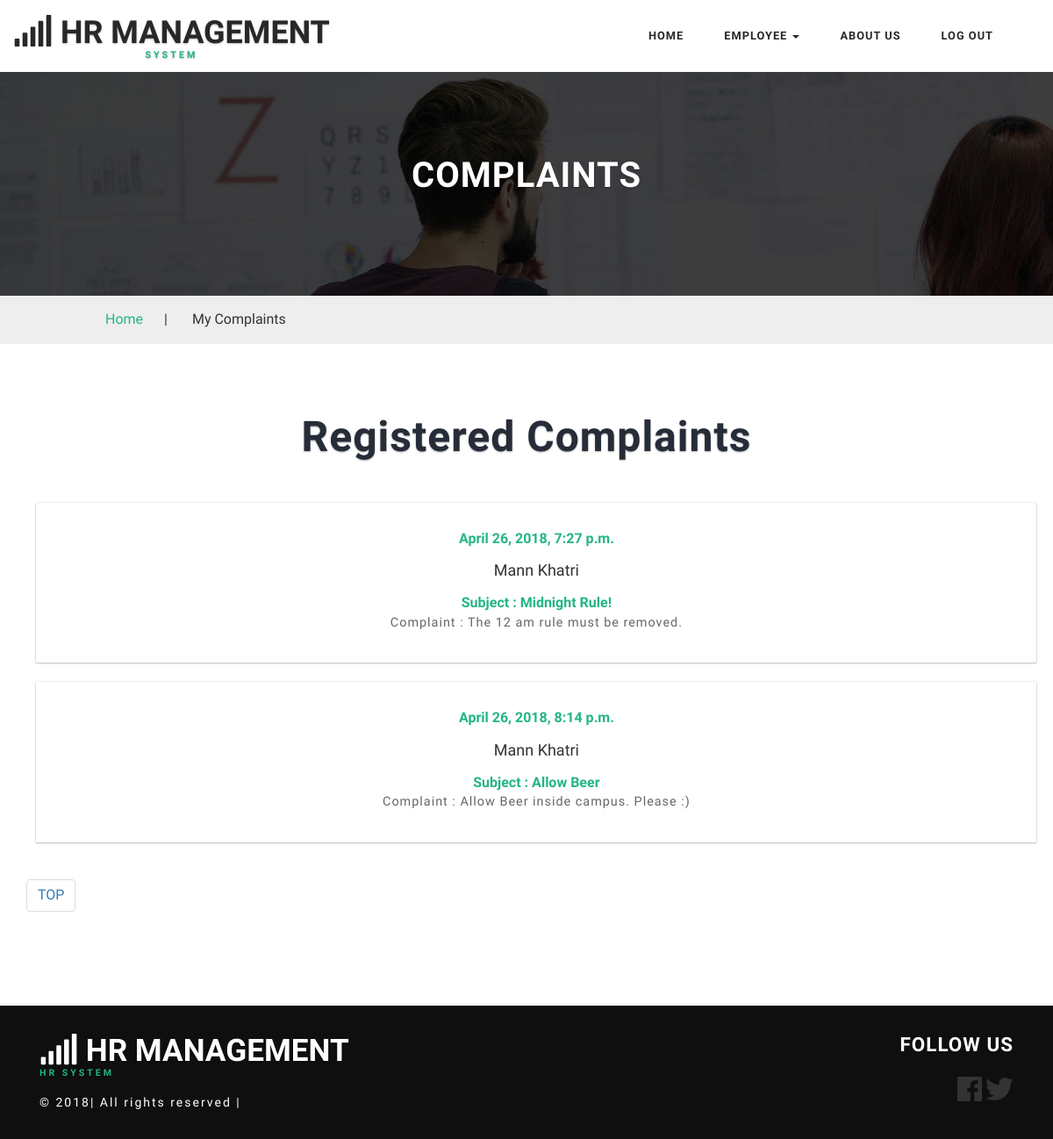
Page /HR/complaints/ (signed in) on the committed database.
### HR/models.py (models this page shows, shortened)
class Complaints(models.Model):
    complaint = models.ForeignKey(User, on_delete=models.CASCADE)
    subject = models.TextField()
    date_time = models.DateTimeField()
    complaint_text = models.TextField()
    complainant = models.CharField(max_length=50)
    choice = (('0', 'Pending'), ('1', 'Resolved'))
    status = models.CharField(max_length=10, choices=choice)

### HR/views.py (the view)
def complaints(request):
    context = {}
    comp = []
    user = User.objects.get(username=request.user.username)
    if user.is_superuser:
        complaint = Complaints.objects.all()
        for i in complaint:
            comp.append(i)
    else:
        complaint = Complaints.objects.filter(complaint=user)
        for i in complaint:
            comp.append(i)
    context['complaints'] = comp
    return render(request, 'HR/complaints.html', context)

### HR/templates/HR/complaints.html (shortened to what this page needs)
<!DOCTYPE html>
<html>
{% load static %}
<head>
    <link href="{% static 'HR/bootstrap.css' %}" rel="stylesheet" type="text/css" media="all"/>
    <link href="{% static 'HR/style.css' %}" rel="stylesheet" type="text/css" media="all"/>
</head>
<body>
<div class="header" id="home">
    <div class="content white agile-info">
        <nav class="navbar navbar-default" role="navigation">
            <div class="container">
                <div class="navbar-header">
                    <a class="navbar-brand" href="{% url 'HR:home' %}">
                        <h1><span class="fa fa-signal" aria-hidden="true"></span> HR Management<label>System</label>
                        </h1>
                    </a>
                </div>
                <div class="collapse navbar-collapse" id="bs-example-navbar-collapse-1">
                    <nav class="link-effect-2" id="link-effect-2">
                        <ul class="nav navbar-nav">
                            <li><a href="{% url 'HR:home' %}" class="effect-3">Home</a></li>
                            {% if user.is_authenticated %}
                            {% if user.is_superuser %}
                             <li class="dropdown">
                                <a href="#" class="dropdown-toggle effect-3" data-toggle="dropdown">Admin<b
                                        class="caret"></b></a>
                                <ul class="dropdown-menu multi-column columns-2">
                                    <div class="row">
                                        <div class="col-sm-6">
                                            <ul class="multi-column-dropdown">
                                                <li><a href="{% url 'HR:dashboard' %}">Dashboard</a></li>
                                                <li class="divider"></li>
                                                <li  class="active"><a href="{% url 'HR:complaints' %}">Complaints</a></li>
                                                <li class="divider"></li>
                                                <li><a href="{% url 'HR:feedback' %}">Feedback</a></li>
                                            </ul>
                                        </div>
                                    </div>
                                </ul>
                            </li>
                            {% else %}
                            <li class="dropdown">
                                <a href="#" class="dropdown-toggle effect-3" data-toggle="dropdown">Employee <b
                                        class="caret"></b></a>
                            </li>
                            {% endif %}{% endif %}
                            <li><a href="{% url 'HR:about' %}" class="effect-3">About us</a></li>
                            {% if user.is_authenticated %}
                            <li><a href="{% url 'HR:logout' %}" class="effect-3">Log Out</a></li>
                            {% else %}
                            <li><a href="{% url 'HR:login' %}" class="effect-3">Log In</a></li>
                            {% endif %}
                        </ul>
                    </nav>
                </div>
            </div>
        </nav>
    </div>
</div>
	<div class="inner_page_agile">
		<h3>Complaints</h3>
	</div>
	<div class="services-breadcrumb_w3layouts">
		<div class="inner_breadcrumb">
			<ul class="short_w3ls"_w3ls>
				<li><a href="{% url 'HR:home' %}">Home</a><span>|</span></li>
				{% if user.is_superuser %}
                <li>Complaints</li>
                {% else %}
                <li>My Complaints</li>{% endif %}
			</ul>
		</div>
	</div>
	<div class="inner_content_info_agileits">
		<div class="container">
			<div class="tittle_head_w3ls">
				<h3 class="tittle">Registered Complaints</h3>
			</div>
			<div class="inner_sec_grids_info_w3ls">
				{% for c in complaints %}
                <div class="col-md-14 blog-grid one" style="width:100%">
					<div class="col-md-14-offset-2 events_info">
						<h5>{{c.date_time}}</h5>
						<h4>{{c.complainant}}</a></h4>
                        <h5>Subject : {{c.subject}}</h5>
						<p>Complaint : {{c.complaint_text}}</p>
					</div>
				</div>
                {% endfor %}
                <ul class="pagination paging w3-agileits-paging">
						<li>
							<a href="#" aria-label="TOP">TOP
					  </a>
					</ul>
			</div>
		</div>
	</div>
<div class="footer_w3ls">
    <div class="container">
        <div class="footer_bottom">
            <div class="col-md-9 footer_bottom_grid">
                <div class="footer_bottom1">
                    <a href="{% url 'HR:home' %}">
                        <h2><span class="fa fa-signal" aria-hidden="true"></span> HR MANAGEMENT <label>Hr SYSTEM</label>
                        </h2>
                    </a>
                    <p>© 2018| All rights reserved | <a href="http://w3layouts.com"></a></p>
                </div>
            </div>
            <div class="col-md-3 footer_bottom_grid">
                <h6>Follow Us</h6>
                <div class="social">
                    <ul>
                        <li><a href="https://www.facebook.com/akshay.garg.1481"><i class="fab fa-facebook fa-2x"></i></a></li>
                        <li><a href="https://twitter.com/MayankJindalMJ"><i class="fab fa-twitter fa-2x"></i></a></li>
                    </ul>
                </div>
            </div>
            <div class="clearfix"></div>
        </div>
    </div>
</div>
</body>
</html>

### HR/static/HR/style.css (style rules this page uses)
html, body { margin: 0; font-size: 100%; background: #fff; font-family: 'Work Sans', sans-serif; }
body a { text-decoration: none; transition: 0.5s all; -webkit-transition: 0.5s all; -moz-transition: 0.5s all; -o-transition: 0.5s all; -ms-transition: 0.5s all; }
h1, h2, h3, h4, h5, h6 { margin: 0; font-family: 'Work Sans', sans-serif; }
p { margin: 0; letter-spacing: 1px; font-size: 0.9em; }
ul { margin: 0; padding: 0; }
label { margin: 0; }
.content { margin: 0; padding: 0px; }
.navbar-nav { float: right; margin: 0; }
.content.white { background: #fff; padding: 1em 0; }
.navbar { position: relative; min-height: 50px; margin-bottom: 0!important; border: 1px solid transparent; }
.navbar-default { background-color: #fff; border-color: #fff; }
.navbar-brand { float: left; padding: 0!important; font-size: 18px; line-height: 0px!important; height: 0px!important; text-transform: uppercase; text-shadow: 0 1px 2px rgba(0, 0, 0, 0.29); }
.navbar-default a.navbar-brand h1 { color: #282828; font-weight: bold; }
.navbar-default .navbar-nav>li>a { color: #282828; font-size: 0.8em; letter-spacing: 1px; font-weight: 600; text-transform: uppercase; padding: 14px 8px; }
.navbar-nav>li>a { padding-top: 18px; padding-bottom: 15px; }
.navbar-default .navbar-brand label { color: #23B684; display: block; font-size: 0.3em; text-align: center; letter-spacing: 3px; }
.effect-3 { overflow: hidden; }
.effect-3:before { left: -1px; bottom: 0; width: 100%; height: 2px; background: #23B684; content: ''; position: absolute; transition: transform .5s ease; transform: translateX(-100%); -webkit-transform: translateX(-100%); -moz-transform: translateX(-100%); -o-transform: translateX(-100%); -ms-transform: translateX(-100%); }
.navbar-nav>li { float: left; margin: 0 15px; }
h3.tittle { color: #262c38; margin: 0; font-size: 3em; font-weight: 700; letter-spacing: 1px; text-align: center; text-shadow: 0 1px 2px rgba(0, 0, 0, 0.33); }
.inner_sec_grids_info_w3ls { margin-top: 4em; }
.inner_page_agile h3 { color: #fff; text-transform: uppercase; font-weight: 700; font-size: 2.5em; text-shadow: 0 1px 2px rgba(0, 0, 0, 0.29); letter-spacing: 1px; }
.services-breadcrumb_w3layouts { width: 100%; border: none; padding: 1em 0; background: #eee; }
.services-breadcrumb_w3layouts ul li span { padding: 0 1.5em; }
ul.short_w3ls { text-align: left; }
ul.short_w3ls li { list-style: none; display: inline-block; }
.inner_breadcrumb { width: 80%; margin: 0 auto; }
ul.short_w3ls li a { color: #23b684; text-decoration: none; }
.inner_content_info_agileits { padding: 6em 0; }
.blog-grid p { color: #666; line-height: 1.9em; padding: 0 1em; }
.events_info h4 { margin: 1em 0; }
.events_info { padding: 2em 1em; }
.blog-grid { text-align: center; background: #FFFFFF; box-shadow: 0 0px 1px rgb(168, 168, 168), 0 1px 2px rgba(0, 0, 0, .24); padding: 0; width: 31%; margin: 0 1%; }
.events_info h5 { font-size: 1em; font-weight: 600; color: #23b684; }
.blog-grid.one { margin-bottom: 1.4em; }
.footer_bottom1 a { display: inline-block; }
.footer_w3ls { background: #0f0f10; }
.footer_bottom_grid:nth-child(2) { float: right; text-align: right; }
.footer_bottom { padding: 2em 0; }
.footer_bottom h6 { color: #ffffff; font-size: 1.4em; letter-spacing: 1px; margin-bottom: 1em; text-transform: uppercase; font-weight: 700; }
.footer_bottom1 p { color: #fff; font-size: 14px; letter-spacing: 2px; margin-top: 1em; }
.social ul { padding: 0; margin: 0; }
.social ul li { display: inline-block; }
.social ul li a { color: #333; text-align: center; }
.footer_bottom1 label { color: #23B684; display: block; font-size: 0.3em; letter-spacing: 3px; }
.footer_bottom1 h2 { font-size: 2.2em; text-transform: uppercase; text-shadow: 0 1px 2px rgba(0, 0, 0, 0.29); color: #fff; font-weight: 700; }
@media (max-width:1366px) { .inner_sec_grids_info_w3ls { margin-top: 3em; } }
@media (max-width:1366px) { .inner_content_info_agileits, .banner-bottom, .services { padding: 5em 0; } }

### rows in the picture
Complaints: date_time "April 26, 2018, 7:27 p.m.", complainant "Mann Khatri", subject "Midnight Rule!", complaint_text "The 12 am rule must be removed."
Complaints: date_time "April 26, 2018, 8:14 p.m.", complainant "Mann Khatri", subject "Allow Beer", complaint_text "Allow Beer inside campus. Please :)"
